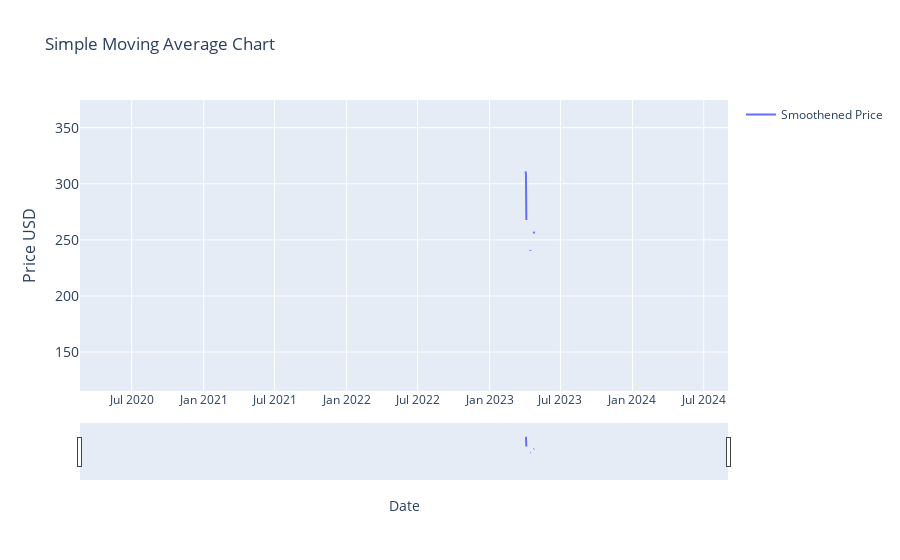

Notebook code cell kept with this figure:
### Markdown cell above
### simple_moving_average

### Code cell
# SIMPLE Moving Average (SMA)                            


import plotly.graph_objects as go
import pandas as pd
from ipywidgets import interact, DatePicker
import numpy as np


df = current_item.copy()
# NOTE: Window = sets the period for calculating the moving average.
window = 2
df = calculate_sma(df, window)


start_date_picker = DatePicker(description='Start Date', value=START_DATE)
end_date_picker = DatePicker(description='End Date', value=END_DATE)


interact(lambda start_date, end_date:
            plot_simple_moving_average(df, start_date, end_date),
            start_date=start_date_picker, end_date=end_date_picker)

### Figure 1 — Plotly figure (JSON) as saved in the notebook; plotly's stock layout.template omitted (floating-point values rounded to 4 significant figures; data arrays with more than 128 entries replaced by an {"elided": "..."} marker saying what was removed)
{"data": [{"mode": "lines", "name": "Smoothened Price", "type": "scatter", "x": {"elided": "1656 str values"}, "y": {"elided": "1656 float values"}}], "layout": {"showlegend": true, "title": {"text": "Simple Moving Average Chart"}, "xaxis": {"rangeslider": {"visible": true}, "title": {"text": "Date"}, "type": "date"}, "yaxis": {"tickfont": {"size": 14}, "title": {"font": {"size": 16}, "text": "Price USD"}}}}
